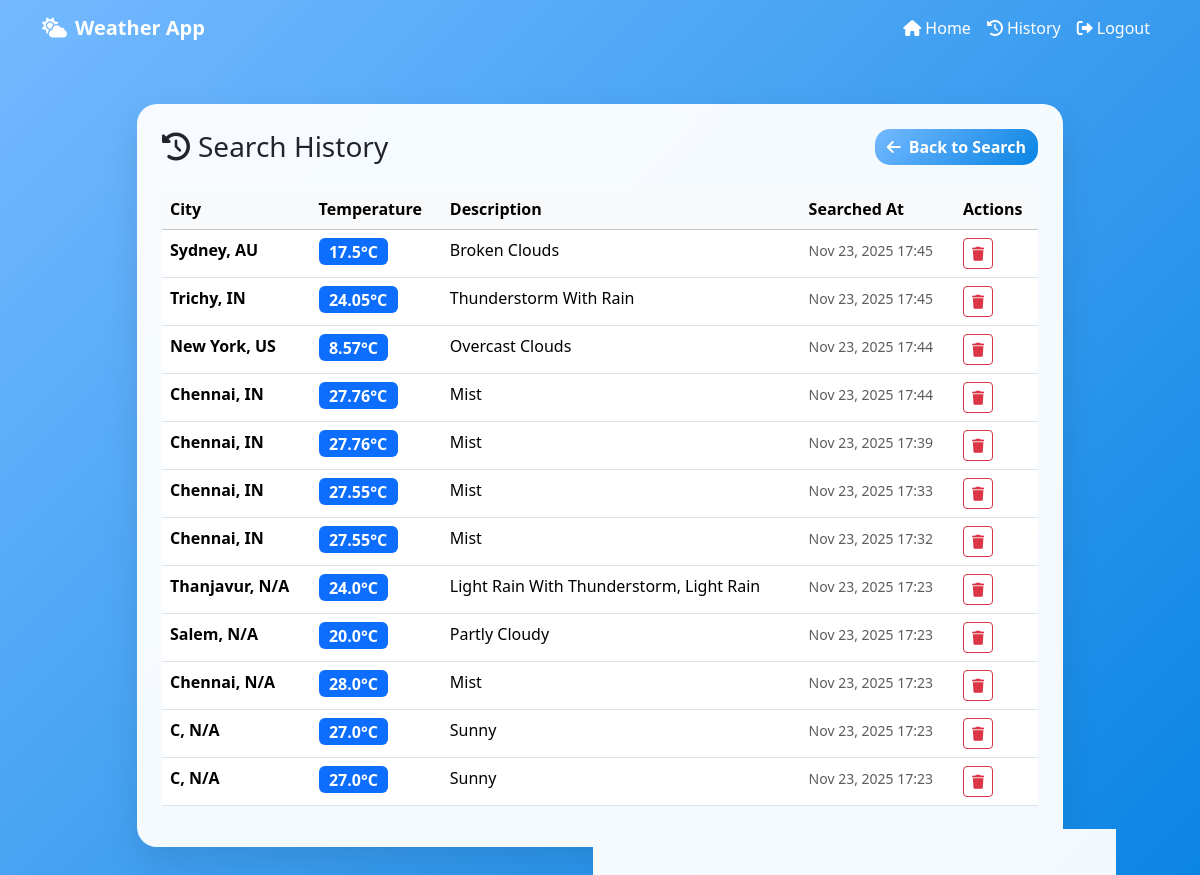
Page /history/ (signed in) on the committed database.
### weather_app/models.py (models this page shows, shortened)
class WeatherSearch(models.Model):
    user = models.ForeignKey(User, on_delete=models.CASCADE, null=True, blank=True)
    city = models.CharField(max_length=100)
    country = models.CharField(max_length=100)
    temperature = models.FloatField()
    description = models.CharField(max_length=100)
    searched_at = models.DateTimeField(auto_now_add=True)

### weather_app/views.py (the view)
# urls.py: path('history/', views.search_history, name='search_history'),
@login_required
def search_history(request):
    searches = WeatherSearch.objects.filter(user=request.user).order_by('-searched_at')
    return render(request, 'weather_app/history.html', {'searches': searches})

### weather_app/templates/weather_app/history.html (shortened to what this page needs)
{% extends 'weather_app/base.html' %}
{% block content %}
<div class="row justify-content-center">
    <div class="col-lg-10">
        <div class="weather-card p-4">
            <div class="d-flex justify-content-between align-items-center mb-4">
                <h1 class="h3 mb-0">
                    <i class="fas fa-history me-2"></i>Search History
                </h1>
                <a href="{% url 'weather_search' %}" class="btn btn-search">
                    <i class="fas fa-arrow-left me-2"></i>Back to Search
                </a>
            </div>
            {% if searches %}
            <div class="table-responsive">
                <table class="table table-hover">
                    <thead class="table-light">
                        <tr>
                            <th>City</th>
                            <th>Temperature</th>
                            <th>Description</th>
                            <th>Searched At</th>
                            <th>Actions</th>
                        </tr>
                    </thead>
                    <tbody>
                        {% for search in searches %}
                        <tr>
                            <td>
                                <strong>{{ search.city }}, {{ search.country }}</strong>
                            </td>
                            <td>
                                <span class="badge bg-primary fs-6">{{ search.temperature }}°C</span>
                            </td>
                            <td>
                                <span class="text-capitalize">{{ search.description }}</span>
                            </td>
                            <td>
                                <small class="text-muted">{{ search.searched_at|date:"M d, Y H:i" }}</small>
                            </td>
                            <td>
                                <form method="post" action="{% url 'delete_search' search.id %}" class="d-inline">
                                    <button type="submit" class="btn btn-sm btn-outline-danger"
                                            onclick="return confirm('Delete this search?')">
                                        <i class="fas fa-trash"></i>
                                    </button>
                                </form>
                            </td>
                        </tr>
                        {% endfor %}
                    </tbody>
                </table>
            </div>
            {% endif %}
        </div>
    </div>
</div>
{% endblock %}

### weather_app/templates/weather_app/base.html (shortened to what this page needs)
<!DOCTYPE html>
<html lang="en">
<head>
    <link href="https://cdn.jsdelivr.net/npm/bootstrap@5.3.2/dist/css/bootstrap.min.css" rel="stylesheet">
    <link href="https://cdnjs.cloudflare.com/ajax/libs/font-awesome/6.0.0/css/all.min.css" rel="stylesheet">
</head>
<body>
    <nav class="navbar navbar-expand-lg navbar-dark">
        <div class="container">
            <a class="navbar-brand fw-bold" href="{% url 'weather_search' %}">
                <i class="fas fa-cloud-sun me-2"></i>Weather App
            </a>
            <div class="navbar-nav ms-auto">
                <a class="nav-link" href="{% url 'weather_search' %}">
                    <i class="fas fa-home me-1"></i>Home
                </a>
                {% if user.is_authenticated %}
                    <a class="nav-link" href="{% url 'search_history' %}">
                        <i class="fas fa-history me-1"></i>History
                    </a>
                    <a class="nav-link" href="{% url 'admin:logout' %}">
                        <i class="fas fa-sign-out-alt me-1"></i>Logout
                    </a>
                {% else %}
                    <a class="nav-link" href="{% url 'admin:login' %}">
                        <i class="fas fa-sign-in-alt me-1"></i>Login
                    </a>
                {% endif %}
            </div>
        </div>
    </nav>
    <div class="container py-5">
        {% block content %}
        {% endblock %}
    </div>
</body>
</html>

### weather_app/templates/weather_app/base.html (style rules this page uses)
body { background: linear-gradient(135deg, #74b9ff 0%, #0984e3 100%); min-height: 100vh; font-family: 'Segoe UI', Tahoma, Geneva, Verdana, sans-serif; }
.weather-card { background: rgba(255, 255, 255, 0.95); backdrop-filter: blur(10px); border-radius: 20px; box-shadow: 0 15px 35px rgba(0, 0, 0, 0.1); border: 1px solid rgba(255, 255, 255, 0.2); margin-bottom: 20px; }
.btn-search { background: linear-gradient(135deg, #74b9ff 0%, #0984e3 100%); border: none; border-radius: 15px; color: white; font-weight: 600; transition: all 0.3s ease; }
.nav-link { color: white; font-weight: 500; transition: all 0.3s ease; }

### rows in the picture
WeatherSearch: city "Sydney", country "AU", temperature "17.5", description "Broken Clouds", searched_at "Nov 23, 2025 17:45"
WeatherSearch: city "Trichy", country "IN", temperature "24.05", description "Thunderstorm With Rain", searched_at "Nov 23, 2025 17:45"
WeatherSearch: city "New York", country "US", temperature "8.57", description "Overcast Clouds", searched_at "Nov 23, 2025 17:44"
WeatherSearch: city "Chennai", country "IN", temperature "27.76", description "Mist", searched_at "Nov 23, 2025 17:44"
WeatherSearch: city "Chennai", country "IN", temperature "27.76", description "Mist", searched_at "Nov 23, 2025 17:39"
WeatherSearch: city "Chennai", country "IN", temperature "27.55", description "Mist", searched_at "Nov 23, 2025 17:33"
WeatherSearch: city "Chennai", country "IN", temperature "27.55", description "Mist", searched_at "Nov 23, 2025 17:32"
WeatherSearch: city "Thanjavur", country "N/A", temperature "24.0", description "Light Rain With Thunderstorm, Light Rain", searched_at "Nov 23, 2025 17:23"
WeatherSearch: city "Salem", country "N/A", temperature "20.0", description "Partly Cloudy", searched_at "Nov 23, 2025 17:23"
WeatherSearch: city "Chennai", country "N/A", temperature "28.0", description "Mist", searched_at "Nov 23, 2025 17:23"
WeatherSearch: city "C", country "N/A", temperature "27.0", description "Sunny", searched_at "Nov 23, 2025 17:23"
WeatherSearch: city "C", country "N/A", temperature "27.0", description "Sunny", searched_at "Nov 23, 2025 17:23"
